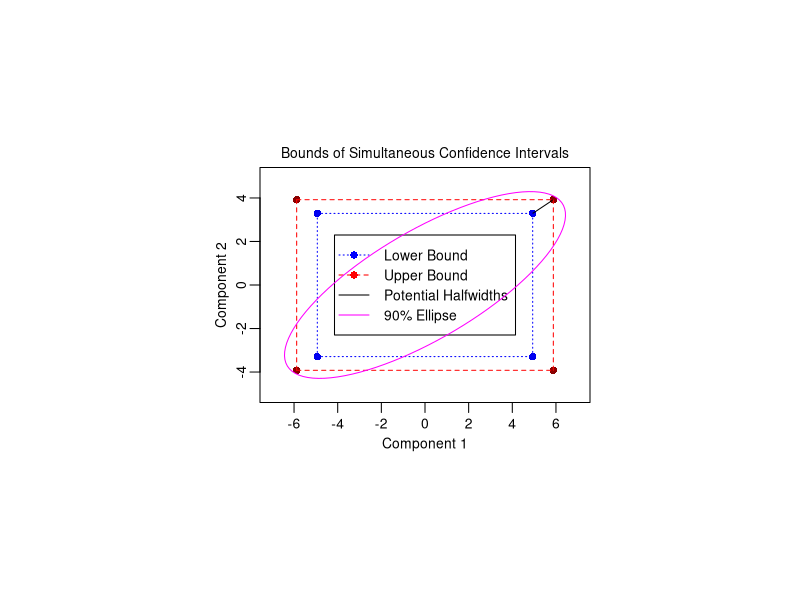

Reproduce this figure in R.
###############################################################################
##generating plots to showcase upper and lower bounds
set.seed(573)
library(mvtnorm)
library(ellipse)


alpha = .1
conf = 1 - alpha
p = 2

##p: perfect correlation
##h: rho = .75
##i: independent
Sigma.pcor = matrix(c(9,6,6,4),nrow=2)
Sigma.half = matrix(c(9,4.5,4.5,4),nrow=2)
Sigma.ind = matrix(c(9,0,0,4),nrow=2)
s.x = 3
s.y = 2


n = 100000
X.p = rmvnorm(n,c(0,0),Sigma.pcor)
X.h = rmvnorm(n,c(0,0),Sigma.half)
X.i = rmvnorm(n,c(0,0),Sigma.ind)

##m: marginal
##b: bonferroni
z.m = qnorm(1-alpha/2)
z.b = qnorm(1 - (alpha/2)/2)

hwu.1 = z.m*s.x
hwo.1 = z.b*s.x
hwu.2 = z.m*s.y
hwo.2 = z.b*s.y

checks = 1000

ratio.12 = hwu.1/hwu.2
xs = seq(hwu.1,hwo.1,length=checks)
ys = xs/ratio.12

bl.u = c(-hwu.1,-hwu.2)
tl.u = c(-hwu.1,hwu.2)
br.u = c(hwu.1,-hwu.2)
tr.u = c(hwu.1,hwu.2)

bl.o = c(-hwo.1,-hwo.2)
tl.o = c(-hwo.1,hwo.2)
br.o = c(hwo.1,-hwo.2)
tr.o = c(hwo.1,hwo.2)

ends.u = rbind(bl.u,br.u,tl.u,tr.u)
ends.o = rbind(bl.o,br.o,tl.o,tr.o)


pdf("figsimconf2.pdf",width=4,height=3.25,pointsize=10)

par(mar=c(3,3,1.5,.5),mgp=c(1.5,.5,0),ps=10,cex.main=1,fin=c(4,3.25))
plot(ends.o,col="red4",pch=16, xlab="Component 1", ylab="Component 2",
	main="Bounds of Simultaneous Confidence Intervals",font.main=1,
	xlim=c(-7,7), ylim=c(-5,5))
points(ends.u, col="blue2",pch=16)
lines(xs,ys, col="black")

lines(rbind(bl.u,br.u),col="blue", lty=c(9))
lines(rbind(bl.u,tl.u),col="blue", lty=c(9))
lines(rbind(br.u,tr.u),col="blue", lty=c(9))
lines(rbind(tl.u,tr.u),col="blue", lty=c(9))


lines(rbind(bl.o,br.o),col="red", lty=c(2))
lines(rbind(bl.o,tl.o),col="red", lty=c(2))
lines(rbind(br.o,tr.o),col="red", lty=c(2))
lines(rbind(tl.o,tr.o),col="red", lty=c(2))


legend("center", legend=c("Lower Bound", "Upper Bound", "Potential Halfwidths",
	"90% Ellipse"),
      col=c("blue", "red", 1, "magenta"),
	lty=c(9,2,1,1), pch = c(16,16,NA,NA), cex=1)


##Sigma.ind, Sigma.pcor, Sigma.half
lines(ellipse(Sigma.half, level = .9), lty=1, col="magenta")
dev.off()
